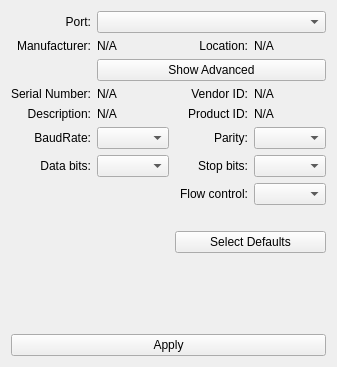
<?xml version="1.0" encoding="UTF-8"?>
<ui version="4.0">
 <class>SerialSettingsWidget</class>
 <widget class="QWidget" name="SerialSettingsWidget">
  <property name="geometry">
   <rect>
    <x>0</x>
    <y>0</y>
    <width>337</width>
    <height>367</height>
   </rect>
  </property>
  <property name="sizePolicy">
   <sizepolicy hsizetype="Minimum" vsizetype="Minimum">
    <horstretch>0</horstretch>
    <verstretch>0</verstretch>
   </sizepolicy>
  </property>
  <property name="windowTitle">
   <string>Settings</string>
  </property>
  <layout class="QGridLayout" name="gridLayout">
   <item row="4" column="1">
    <widget class="QLabel" name="serialNumberLabel">
     <property name="sizePolicy">
      <sizepolicy hsizetype="Minimum" vsizetype="Minimum">
       <horstretch>0</horstretch>
       <verstretch>0</verstretch>
      </sizepolicy>
     </property>
     <property name="text">
      <string>N/A</string>
     </property>
    </widget>
   </item>
   <item row="8" column="2">
    <widget class="QLabel" name="flowControlLabel">
     <property name="sizePolicy">
      <sizepolicy hsizetype="Minimum" vsizetype="Minimum">
       <horstretch>0</horstretch>
       <verstretch>0</verstretch>
      </sizepolicy>
     </property>
     <property name="text">
      <string>Flow control:</string>
     </property>
     <property name="alignment">
      <set>Qt::AlignmentFlag::AlignRight|Qt::AlignmentFlag::AlignTrailing|Qt::AlignmentFlag::AlignVCenter</set>
     </property>
    </widget>
   </item>
   <item row="7" column="0">
    <widget class="QLabel" name="dataBitsLabel">
     <property name="sizePolicy">
      <sizepolicy hsizetype="Minimum" vsizetype="Minimum">
       <horstretch>0</horstretch>
       <verstretch>0</verstretch>
      </sizepolicy>
     </property>
     <property name="text">
      <string>Data bits:</string>
     </property>
     <property name="alignment">
      <set>Qt::AlignmentFlag::AlignRight|Qt::AlignmentFlag::AlignTrailing|Qt::AlignmentFlag::AlignVCenter</set>
     </property>
    </widget>
   </item>
   <item row="2" column="0">
    <widget class="QLabel" name="labelTagManufacturer">
     <property name="sizePolicy">
      <sizepolicy hsizetype="Minimum" vsizetype="Minimum">
       <horstretch>0</horstretch>
       <verstretch>0</verstretch>
      </sizepolicy>
     </property>
     <property name="text">
      <string>Manufacturer:</string>
     </property>
     <property name="alignment">
      <set>Qt::AlignmentFlag::AlignRight|Qt::AlignmentFlag::AlignTrailing|Qt::AlignmentFlag::AlignVCenter</set>
     </property>
    </widget>
   </item>
   <item row="6" column="1">
    <widget class="QComboBox" name="baudRateBox">
     <property name="sizePolicy">
      <sizepolicy hsizetype="Minimum" vsizetype="Minimum">
       <horstretch>0</horstretch>
       <verstretch>0</verstretch>
      </sizepolicy>
     </property>
    </widget>
   </item>
   <item row="4" column="0">
    <widget class="QLabel" name="labelTagSerialNumber">
     <property name="sizePolicy">
      <sizepolicy hsizetype="Minimum" vsizetype="Minimum">
       <horstretch>0</horstretch>
       <verstretch>0</verstretch>
      </sizepolicy>
     </property>
     <property name="text">
      <string>Serial Number:</string>
     </property>
     <property name="alignment">
      <set>Qt::AlignmentFlag::AlignRight|Qt::AlignmentFlag::AlignTrailing|Qt::AlignmentFlag::AlignVCenter</set>
     </property>
    </widget>
   </item>
   <item row="0" column="0">
    <widget class="QLabel" name="labelTagPort">
     <property name="text">
      <string>Port:</string>
     </property>
     <property name="alignment">
      <set>Qt::AlignmentFlag::AlignRight|Qt::AlignmentFlag::AlignTrailing|Qt::AlignmentFlag::AlignVCenter</set>
     </property>
    </widget>
   </item>
   <item row="5" column="1">
    <widget class="QLabel" name="descriptionLabel">
     <property name="sizePolicy">
      <sizepolicy hsizetype="Minimum" vsizetype="Minimum">
       <horstretch>0</horstretch>
       <verstretch>0</verstretch>
      </sizepolicy>
     </property>
     <property name="text">
      <string>N/A</string>
     </property>
    </widget>
   </item>
   <item row="7" column="3">
    <widget class="QComboBox" name="stopBitsBox">
     <property name="sizePolicy">
      <sizepolicy hsizetype="Minimum" vsizetype="Minimum">
       <horstretch>0</horstretch>
       <verstretch>0</verstretch>
      </sizepolicy>
     </property>
    </widget>
   </item>
   <item row="11" column="0" colspan="4">
    <spacer name="verticalSpacer">
     <property name="orientation">
      <enum>Qt::Orientation::Vertical</enum>
     </property>
     <property name="sizeHint" stdset="0">
      <size>
       <width>20</width>
       <height>40</height>
      </size>
     </property>
    </spacer>
   </item>
   <item row="8" column="3">
    <widget class="QComboBox" name="flowControlBox">
     <property name="sizePolicy">
      <sizepolicy hsizetype="Minimum" vsizetype="Minimum">
       <horstretch>0</horstretch>
       <verstretch>0</verstretch>
      </sizepolicy>
     </property>
    </widget>
   </item>
   <item row="2" column="1">
    <widget class="QLabel" name="manufacturerLabel">
     <property name="sizePolicy">
      <sizepolicy hsizetype="Minimum" vsizetype="Minimum">
       <horstretch>0</horstretch>
       <verstretch>0</verstretch>
      </sizepolicy>
     </property>
     <property name="text">
      <string>N/A</string>
     </property>
    </widget>
   </item>
   <item row="6" column="0">
    <widget class="QLabel" name="baudRateLabel">
     <property name="sizePolicy">
      <sizepolicy hsizetype="Minimum" vsizetype="Minimum">
       <horstretch>0</horstretch>
       <verstretch>0</verstretch>
      </sizepolicy>
     </property>
     <property name="text">
      <string>BaudRate:</string>
     </property>
     <property name="alignment">
      <set>Qt::AlignmentFlag::AlignRight|Qt::AlignmentFlag::AlignTrailing|Qt::AlignmentFlag::AlignVCenter</set>
     </property>
    </widget>
   </item>
   <item row="5" column="0">
    <widget class="QLabel" name="labelTagDescription">
     <property name="sizePolicy">
      <sizepolicy hsizetype="Minimum" vsizetype="Minimum">
       <horstretch>0</horstretch>
       <verstretch>0</verstretch>
      </sizepolicy>
     </property>
     <property name="text">
      <string>Description:</string>
     </property>
     <property name="alignment">
      <set>Qt::AlignmentFlag::AlignRight|Qt::AlignmentFlag::AlignTrailing|Qt::AlignmentFlag::AlignVCenter</set>
     </property>
    </widget>
   </item>
   <item row="10" column="2" colspan="2">
    <widget class="QPushButton" name="pushButtonSelectDefaults">
     <property name="text">
      <string>Select Defaults</string>
     </property>
    </widget>
   </item>
   <item row="12" column="0" colspan="4">
    <widget class="QPushButton" name="pushButtonApply">
     <property name="text">
      <string>Apply</string>
     </property>
    </widget>
   </item>
   <item row="0" column="1" colspan="3">
    <widget class="QComboBox" name="serialPortInfoListBox">
     <property name="sizePolicy">
      <sizepolicy hsizetype="Minimum" vsizetype="Fixed">
       <horstretch>0</horstretch>
       <verstretch>0</verstretch>
      </sizepolicy>
     </property>
    </widget>
   </item>
   <item row="6" column="3">
    <widget class="QComboBox" name="parityBox">
     <property name="sizePolicy">
      <sizepolicy hsizetype="Minimum" vsizetype="Minimum">
       <horstretch>0</horstretch>
       <verstretch>0</verstretch>
      </sizepolicy>
     </property>
    </widget>
   </item>
   <item row="6" column="2">
    <widget class="QLabel" name="parityLabel">
     <property name="sizePolicy">
      <sizepolicy hsizetype="Minimum" vsizetype="Minimum">
       <horstretch>0</horstretch>
       <verstretch>0</verstretch>
      </sizepolicy>
     </property>
     <property name="text">
      <string>Parity:</string>
     </property>
     <property name="alignment">
      <set>Qt::AlignmentFlag::AlignRight|Qt::AlignmentFlag::AlignTrailing|Qt::AlignmentFlag::AlignVCenter</set>
     </property>
    </widget>
   </item>
   <item row="7" column="1">
    <widget class="QComboBox" name="dataBitsBox">
     <property name="sizePolicy">
      <sizepolicy hsizetype="Minimum" vsizetype="Minimum">
       <horstretch>0</horstretch>
       <verstretch>0</verstretch>
      </sizepolicy>
     </property>
    </widget>
   </item>
   <item row="7" column="2">
    <widget class="QLabel" name="stopBitsLabel">
     <property name="sizePolicy">
      <sizepolicy hsizetype="Minimum" vsizetype="Minimum">
       <horstretch>0</horstretch>
       <verstretch>0</verstretch>
      </sizepolicy>
     </property>
     <property name="text">
      <string>Stop bits:</string>
     </property>
     <property name="alignment">
      <set>Qt::AlignmentFlag::AlignRight|Qt::AlignmentFlag::AlignTrailing|Qt::AlignmentFlag::AlignVCenter</set>
     </property>
    </widget>
   </item>
   <item row="9" column="3">
    <widget class="QLabel" name="labelSpacer">
     <property name="text">
      <string/>
     </property>
    </widget>
   </item>
   <item row="5" column="2">
    <widget class="QLabel" name="labelTagProductID">
     <property name="sizePolicy">
      <sizepolicy hsizetype="Minimum" vsizetype="Minimum">
       <horstretch>0</horstretch>
       <verstretch>0</verstretch>
      </sizepolicy>
     </property>
     <property name="text">
      <string>Product ID:</string>
     </property>
     <property name="alignment">
      <set>Qt::AlignmentFlag::AlignRight|Qt::AlignmentFlag::AlignTrailing|Qt::AlignmentFlag::AlignVCenter</set>
     </property>
    </widget>
   </item>
   <item row="4" column="2">
    <widget class="QLabel" name="labelTagVendorID">
     <property name="sizePolicy">
      <sizepolicy hsizetype="Minimum" vsizetype="Minimum">
       <horstretch>0</horstretch>
       <verstretch>0</verstretch>
      </sizepolicy>
     </property>
     <property name="text">
      <string>Vendor ID:</string>
     </property>
     <property name="alignment">
      <set>Qt::AlignmentFlag::AlignRight|Qt::AlignmentFlag::AlignTrailing|Qt::AlignmentFlag::AlignVCenter</set>
     </property>
    </widget>
   </item>
   <item row="5" column="3">
    <widget class="QLabel" name="pidLabel">
     <property name="sizePolicy">
      <sizepolicy hsizetype="Minimum" vsizetype="Minimum">
       <horstretch>0</horstretch>
       <verstretch>0</verstretch>
      </sizepolicy>
     </property>
     <property name="text">
      <string>N/A</string>
     </property>
    </widget>
   </item>
   <item row="4" column="3">
    <widget class="QLabel" name="vidLabel">
     <property name="sizePolicy">
      <sizepolicy hsizetype="Minimum" vsizetype="Minimum">
       <horstretch>0</horstretch>
       <verstretch>0</verstretch>
      </sizepolicy>
     </property>
     <property name="text">
      <string>N/A</string>
     </property>
    </widget>
   </item>
   <item row="2" column="3">
    <widget class="QLabel" name="locationLabel">
     <property name="sizePolicy">
      <sizepolicy hsizetype="Minimum" vsizetype="Minimum">
       <horstretch>0</horstretch>
       <verstretch>0</verstretch>
      </sizepolicy>
     </property>
     <property name="text">
      <string>N/A</string>
     </property>
    </widget>
   </item>
   <item row="2" column="2">
    <widget class="QLabel" name="labelTagLocation">
     <property name="sizePolicy">
      <sizepolicy hsizetype="Minimum" vsizetype="Minimum">
       <horstretch>0</horstretch>
       <verstretch>0</verstretch>
      </sizepolicy>
     </property>
     <property name="text">
      <string>Location:</string>
     </property>
     <property name="alignment">
      <set>Qt::AlignmentFlag::AlignRight|Qt::AlignmentFlag::AlignTrailing|Qt::AlignmentFlag::AlignVCenter</set>
     </property>
    </widget>
   </item>
   <item row="3" column="1" colspan="3">
    <widget class="QPushButton" name="pushButtonAdvanced">
     <property name="text">
      <string>Show Advanced</string>
     </property>
     <property name="checkable">
      <bool>true</bool>
     </property>
    </widget>
   </item>
  </layout>
 </widget>
 <resources/>
 <connections>
  <connection>
   <sender>pushButtonApply</sender>
   <signal>clicked()</signal>
   <receiver>SerialSettingsWidget</receiver>
   <slot>applySettings()</slot>
   <hints>
    <hint type="sourcelabel">
     <x>168</x>
     <y>345</y>
    </hint>
    <hint type="destinationlabel">
     <x>168</x>
     <y>183</y>
    </hint>
   </hints>
  </connection>
  <connection>
   <sender>baudRateBox</sender>
   <signal>currentIndexChanged(int)</signal>
   <receiver>SerialSettingsWidget</receiver>
   <slot>baudRateChanged(int)</slot>
   <hints>
    <hint type="sourcelabel">
     <x>135</x>
     <y>152</y>
    </hint>
    <hint type="destinationlabel">
     <x>168</x>
     <y>183</y>
    </hint>
   </hints>
  </connection>
  <connection>
   <sender>serialPortInfoListBox</sender>
   <signal>currentIndexChanged(int)</signal>
   <receiver>SerialSettingsWidget</receiver>
   <slot>serialPortChanged(int)</slot>
   <hints>
    <hint type="sourcelabel">
     <x>213</x>
     <y>21</y>
    </hint>
    <hint type="destinationlabel">
     <x>168</x>
     <y>183</y>
    </hint>
   </hints>
  </connection>
  <connection>
   <sender>pushButtonSelectDefaults</sender>
   <signal>clicked()</signal>
   <receiver>SerialSettingsWidget</receiver>
   <slot>selectDefaults()</slot>
   <hints>
    <hint type="sourcelabel">
     <x>252</x>
     <y>268</y>
    </hint>
    <hint type="destinationlabel">
     <x>168</x>
     <y>183</y>
    </hint>
   </hints>
  </connection>
  <connection>
   <sender>pushButtonAdvanced</sender>
   <signal>toggled(bool)</signal>
   <receiver>SerialSettingsWidget</receiver>
   <slot>toggleAdvanced(bool)</slot>
   <hints>
    <hint type="sourcelabel">
     <x>213</x>
     <y>75</y>
    </hint>
    <hint type="destinationlabel">
     <x>168</x>
     <y>183</y>
    </hint>
   </hints>
  </connection>
  <connection>
   <sender>dataBitsBox</sender>
   <signal>currentIndexChanged(int)</signal>
   <receiver>SerialSettingsWidget</receiver>
   <slot>dataBitsChanged(int)</slot>
   <hints>
    <hint type="sourcelabel">
     <x>135</x>
     <y>183</y>
    </hint>
    <hint type="destinationlabel">
     <x>168</x>
     <y>183</y>
    </hint>
   </hints>
  </connection>
  <connection>
   <sender>parityBox</sender>
   <signal>currentIndexChanged(int)</signal>
   <receiver>SerialSettingsWidget</receiver>
   <slot>parityChanged(int)</slot>
   <hints>
    <hint type="sourcelabel">
     <x>291</x>
     <y>152</y>
    </hint>
    <hint type="destinationlabel">
     <x>168</x>
     <y>183</y>
    </hint>
   </hints>
  </connection>
  <connection>
   <sender>stopBitsBox</sender>
   <signal>currentIndexChanged(int)</signal>
   <receiver>SerialSettingsWidget</receiver>
   <slot>stopBitsChanged(int)</slot>
   <hints>
    <hint type="sourcelabel">
     <x>291</x>
     <y>183</y>
    </hint>
    <hint type="destinationlabel">
     <x>168</x>
     <y>183</y>
    </hint>
   </hints>
  </connection>
  <connection>
   <sender>flowControlBox</sender>
   <signal>currentIndexChanged(int)</signal>
   <receiver>SerialSettingsWidget</receiver>
   <slot>flowControlChanged(int)</slot>
   <hints>
    <hint type="sourcelabel">
     <x>291</x>
     <y>214</y>
    </hint>
    <hint type="destinationlabel">
     <x>168</x>
     <y>183</y>
    </hint>
   </hints>
  </connection>
  <connection>
   <sender>serialPortInfoListBox</sender>
   <signal>editTextChanged(QString)</signal>
   <receiver>SerialSettingsWidget</receiver>
   <slot>serialPortTextChanged(QString)</slot>
   <hints>
    <hint type="sourcelabel">
     <x>213</x>
     <y>21</y>
    </hint>
    <hint type="destinationlabel">
     <x>168</x>
     <y>183</y>
    </hint>
   </hints>
  </connection>
 </connections>
 <slots>
  <slot>applySettings()</slot>
  <slot>baudRateChanged(int)</slot>
  <slot>serialPortChanged(int)</slot>
  <slot>selectDefaults()</slot>
  <slot>toggleAdvanced(bool)</slot>
  <slot>dataBitsChanged(int)</slot>
  <slot>parityChanged(int)</slot>
  <slot>stopBitsChanged(int)</slot>
  <slot>flowControlChanged(int)</slot>
  <slot>serialPortTextChanged(QString)</slot>
 </slots>
</ui>
